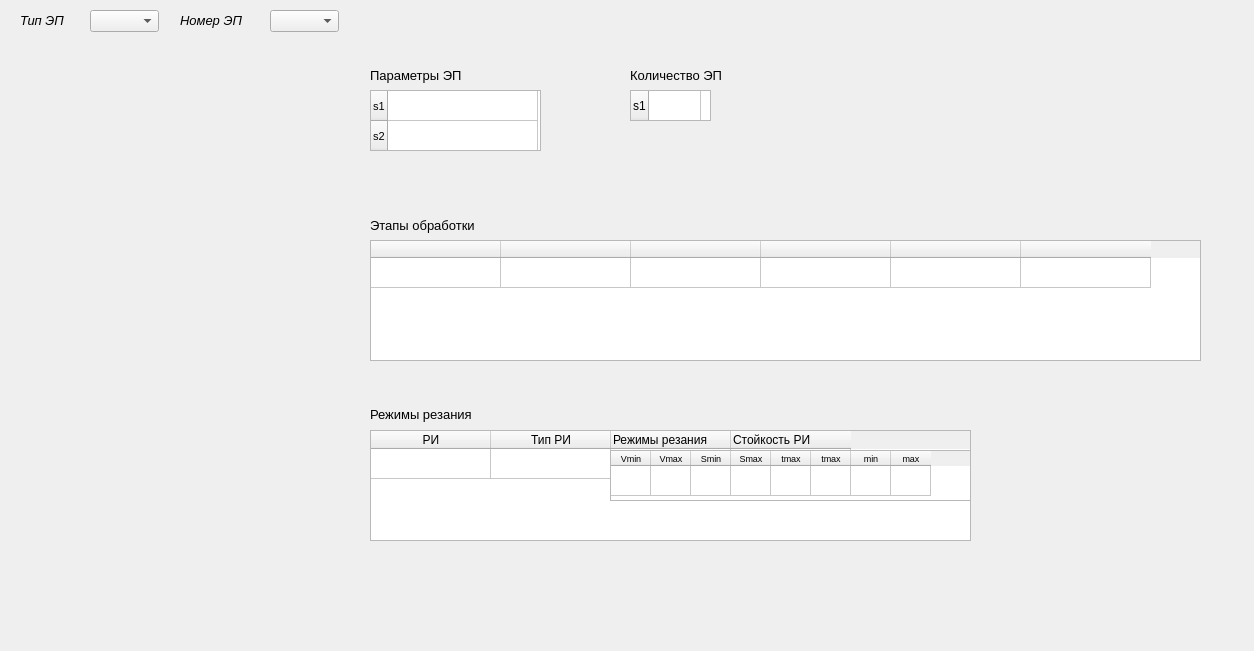
<?xml version="1.0" encoding="UTF-8"?>
<ui version="4.0">
 <class>ElementarySurfaceTab</class>
 <widget class="QWidget" name="ElementarySurfaceTab">
  <property name="geometry">
   <rect>
    <x>0</x>
    <y>0</y>
    <width>1254</width>
    <height>651</height>
   </rect>
  </property>
  <property name="windowTitle">
   <string>Form</string>
  </property>
  <widget class="QLabel" name="label_4">
   <property name="geometry">
    <rect>
     <x>370</x>
     <y>210</y>
     <width>291</width>
     <height>31</height>
    </rect>
   </property>
   <property name="font">
    <font>
     <pointsize>10</pointsize>
    </font>
   </property>
   <property name="text">
    <string>Этапы обработки</string>
   </property>
  </widget>
  <widget class="QLabel" name="label_2">
   <property name="geometry">
    <rect>
     <x>180</x>
     <y>10</y>
     <width>91</width>
     <height>21</height>
    </rect>
   </property>
   <property name="font">
    <font>
     <pointsize>10</pointsize>
     <italic>true</italic>
    </font>
   </property>
   <property name="text">
    <string>Номер ЭП</string>
   </property>
  </widget>
  <widget class="QTableWidget" name="tableWidget_2">
   <property name="geometry">
    <rect>
     <x>370</x>
     <y>240</y>
     <width>831</width>
     <height>121</height>
    </rect>
   </property>
   <property name="font">
    <font>
     <pointsize>8</pointsize>
    </font>
   </property>
   <property name="lineWidth">
    <number>3</number>
   </property>
   <property name="verticalScrollBarPolicy">
    <enum>Qt::ScrollBarAlwaysOff</enum>
   </property>
   <property name="horizontalScrollBarPolicy">
    <enum>Qt::ScrollBarAlwaysOff</enum>
   </property>
   <property name="sizeAdjustPolicy">
    <enum>QAbstractScrollArea::AdjustToContents</enum>
   </property>
   <property name="tabKeyNavigation">
    <bool>true</bool>
   </property>
   <property name="alternatingRowColors">
    <bool>false</bool>
   </property>
   <property name="textElideMode">
    <enum>Qt::ElideMiddle</enum>
   </property>
   <property name="showGrid">
    <bool>true</bool>
   </property>
   <property name="sortingEnabled">
    <bool>false</bool>
   </property>
   <property name="wordWrap">
    <bool>true</bool>
   </property>
   <property name="cornerButtonEnabled">
    <bool>true</bool>
   </property>
   <property name="rowCount">
    <number>1</number>
   </property>
   <attribute name="horizontalHeaderVisible">
    <bool>true</bool>
   </attribute>
   <attribute name="horizontalHeaderCascadingSectionResizes">
    <bool>true</bool>
   </attribute>
   <attribute name="horizontalHeaderDefaultSectionSize">
    <number>130</number>
   </attribute>
   <attribute name="horizontalHeaderHighlightSections">
    <bool>false</bool>
   </attribute>
   <attribute name="horizontalHeaderMinimumSectionSize">
    <number>44</number>
   </attribute>
   <attribute name="horizontalHeaderShowSortIndicator" stdset="0">
    <bool>false</bool>
   </attribute>
   <attribute name="horizontalHeaderStretchLastSection">
    <bool>false</bool>
   </attribute>
   <attribute name="verticalHeaderVisible">
    <bool>false</bool>
   </attribute>
   <attribute name="verticalHeaderCascadingSectionResizes">
    <bool>false</bool>
   </attribute>
   <attribute name="verticalHeaderDefaultSectionSize">
    <number>30</number>
   </attribute>
   <attribute name="verticalHeaderHighlightSections">
    <bool>false</bool>
   </attribute>
   <attribute name="verticalHeaderStretchLastSection">
    <bool>false</bool>
   </attribute>
   <row/>
   <column>
    <property name="text">
     <string/>
    </property>
    <property name="font">
     <font>
      <pointsize>8</pointsize>
     </font>
    </property>
   </column>
   <column>
    <property name="text">
     <string/>
    </property>
   </column>
   <column>
    <property name="text">
     <string/>
    </property>
   </column>
   <column>
    <property name="text">
     <string/>
    </property>
   </column>
   <column>
    <property name="text">
     <string/>
    </property>
   </column>
   <column>
    <property name="text">
     <string/>
    </property>
   </column>
   <item row="0" column="0">
    <property name="text">
     <string/>
    </property>
    <property name="flags">
     <set>ItemIsSelectable|ItemIsEditable|ItemIsDragEnabled|ItemIsUserCheckable|ItemIsEnabled</set>
    </property>
   </item>
   <item row="0" column="1">
    <property name="text">
     <string/>
    </property>
    <property name="flags">
     <set>ItemIsSelectable|ItemIsEditable|ItemIsDragEnabled|ItemIsUserCheckable|ItemIsEnabled</set>
    </property>
   </item>
   <item row="0" column="2">
    <property name="text">
     <string/>
    </property>
    <property name="flags">
     <set>ItemIsSelectable|ItemIsEditable|ItemIsDragEnabled|ItemIsUserCheckable|ItemIsEnabled</set>
    </property>
   </item>
   <item row="0" column="3">
    <property name="text">
     <string/>
    </property>
    <property name="flags">
     <set>ItemIsSelectable|ItemIsEditable|ItemIsDragEnabled|ItemIsUserCheckable|ItemIsEnabled</set>
    </property>
   </item>
   <item row="0" column="4">
    <property name="text">
     <string/>
    </property>
    <property name="flags">
     <set>ItemIsSelectable|ItemIsEditable|ItemIsDragEnabled|ItemIsUserCheckable|ItemIsEnabled</set>
    </property>
   </item>
   <item row="0" column="5">
    <property name="text">
     <string/>
    </property>
    <property name="flags">
     <set>ItemIsSelectable|ItemIsEditable|ItemIsDragEnabled|ItemIsUserCheckable|ItemIsEnabled</set>
    </property>
   </item>
  </widget>
  <widget class="QComboBox" name="comboBox">
   <property name="enabled">
    <bool>true</bool>
   </property>
   <property name="geometry">
    <rect>
     <x>90</x>
     <y>10</y>
     <width>69</width>
     <height>22</height>
    </rect>
   </property>
   <property name="font">
    <font>
     <pointsize>10</pointsize>
    </font>
   </property>
   <property name="toolTipDuration">
    <number>0</number>
   </property>
   <property name="editable">
    <bool>false</bool>
   </property>
   <property name="currentText">
    <string/>
   </property>
   <property name="currentIndex">
    <number>0</number>
   </property>
   <item>
    <property name="text">
     <string/>
    </property>
   </item>
  </widget>
  <widget class="QComboBox" name="comboBox_2">
   <property name="geometry">
    <rect>
     <x>270</x>
     <y>10</y>
     <width>69</width>
     <height>22</height>
    </rect>
   </property>
   <property name="font">
    <font>
     <pointsize>10</pointsize>
    </font>
   </property>
   <property name="currentText">
    <string/>
   </property>
   <property name="currentIndex">
    <number>-1</number>
   </property>
   <item>
    <property name="text">
     <string>1</string>
    </property>
   </item>
  </widget>
  <widget class="QLabel" name="label">
   <property name="geometry">
    <rect>
     <x>20</x>
     <y>10</y>
     <width>71</width>
     <height>21</height>
    </rect>
   </property>
   <property name="font">
    <font>
     <pointsize>10</pointsize>
     <italic>true</italic>
    </font>
   </property>
   <property name="text">
    <string>Тип ЭП</string>
   </property>
  </widget>
  <widget class="QTableWidget" name="tableWidget">
   <property name="geometry">
    <rect>
     <x>370</x>
     <y>90</y>
     <width>171</width>
     <height>61</height>
    </rect>
   </property>
   <property name="font">
    <font>
     <pointsize>8</pointsize>
    </font>
   </property>
   <property name="inputMethodHints">
    <set>Qt::ImhDigitsOnly</set>
   </property>
   <property name="verticalScrollBarPolicy">
    <enum>Qt::ScrollBarAlwaysOff</enum>
   </property>
   <property name="horizontalScrollBarPolicy">
    <enum>Qt::ScrollBarAlwaysOff</enum>
   </property>
   <property name="sizeAdjustPolicy">
    <enum>QAbstractScrollArea::AdjustToContents</enum>
   </property>
   <property name="cornerButtonEnabled">
    <bool>true</bool>
   </property>
   <attribute name="horizontalHeaderVisible">
    <bool>false</bool>
   </attribute>
   <attribute name="horizontalHeaderDefaultSectionSize">
    <number>150</number>
   </attribute>
   <attribute name="verticalHeaderVisible">
    <bool>true</bool>
   </attribute>
   <row>
    <property name="text">
     <string>s1</string>
    </property>
   </row>
   <row>
    <property name="text">
     <string>s2</string>
    </property>
   </row>
   <column>
    <property name="text">
     <string>123456</string>
    </property>
   </column>
   <item row="0" column="0">
    <property name="text">
     <string/>
    </property>
    <property name="flags">
     <set>ItemIsSelectable|ItemIsEditable|ItemIsUserCheckable|ItemIsEnabled</set>
    </property>
   </item>
   <item row="1" column="0">
    <property name="text">
     <string/>
    </property>
    <property name="flags">
     <set>ItemIsSelectable|ItemIsEditable|ItemIsUserCheckable|ItemIsEnabled</set>
    </property>
   </item>
  </widget>
  <widget class="QLabel" name="picLabel">
   <property name="geometry">
    <rect>
     <x>30</x>
     <y>100</y>
     <width>291</width>
     <height>351</height>
    </rect>
   </property>
   <property name="text">
    <string/>
   </property>
   <property name="scaledContents">
    <bool>true</bool>
   </property>
  </widget>
  <widget class="QTableWidget" name="tableWidget_3">
   <property name="geometry">
    <rect>
     <x>630</x>
     <y>90</y>
     <width>81</width>
     <height>31</height>
    </rect>
   </property>
   <property name="acceptDrops">
    <bool>false</bool>
   </property>
   <property name="autoFillBackground">
    <bool>false</bool>
   </property>
   <property name="sizeAdjustPolicy">
    <enum>QAbstractScrollArea::AdjustToContents</enum>
   </property>
   <property name="gridStyle">
    <enum>Qt::SolidLine</enum>
   </property>
   <property name="wordWrap">
    <bool>true</bool>
   </property>
   <property name="cornerButtonEnabled">
    <bool>true</bool>
   </property>
   <attribute name="horizontalHeaderVisible">
    <bool>false</bool>
   </attribute>
   <attribute name="horizontalHeaderDefaultSectionSize">
    <number>52</number>
   </attribute>
   <attribute name="horizontalHeaderHighlightSections">
    <bool>true</bool>
   </attribute>
   <attribute name="verticalHeaderVisible">
    <bool>true</bool>
   </attribute>
   <attribute name="verticalHeaderStretchLastSection">
    <bool>false</bool>
   </attribute>
   <row>
    <property name="text">
     <string>s1</string>
    </property>
   </row>
   <column>
    <property name="text">
     <string>123456</string>
    </property>
   </column>
  </widget>
  <widget class="QLabel" name="label_3">
   <property name="geometry">
    <rect>
     <x>370</x>
     <y>60</y>
     <width>91</width>
     <height>31</height>
    </rect>
   </property>
   <property name="font">
    <font>
     <pointsize>10</pointsize>
    </font>
   </property>
   <property name="text">
    <string>Параметры ЭП</string>
   </property>
  </widget>
  <widget class="QLabel" name="label_5">
   <property name="geometry">
    <rect>
     <x>630</x>
     <y>60</y>
     <width>121</width>
     <height>31</height>
    </rect>
   </property>
   <property name="font">
    <font>
     <pointsize>10</pointsize>
    </font>
   </property>
   <property name="text">
    <string>Количество ЭП</string>
   </property>
  </widget>
  <widget class="QTableWidget" name="tableWidget_4">
   <property name="geometry">
    <rect>
     <x>370</x>
     <y>430</y>
     <width>601</width>
     <height>111</height>
    </rect>
   </property>
   <property name="horizontalScrollBarPolicy">
    <enum>Qt::ScrollBarAlwaysOff</enum>
   </property>
   <attribute name="horizontalHeaderDefaultSectionSize">
    <number>120</number>
   </attribute>
   <attribute name="verticalHeaderVisible">
    <bool>false</bool>
   </attribute>
   <attribute name="verticalHeaderDefaultSectionSize">
    <number>30</number>
   </attribute>
   <row>
    <property name="text">
     <string>Новая строка</string>
    </property>
   </row>
   <column>
    <property name="text">
     <string>РИ</string>
    </property>
   </column>
   <column>
    <property name="text">
     <string>Тип РИ</string>
    </property>
   </column>
   <column>
    <property name="text">
     <string>Режимы резания</string>
    </property>
    <property name="textAlignment">
     <set>AlignLeft|AlignVCenter</set>
    </property>
   </column>
   <column>
    <property name="text">
     <string>Стойкость РИ</string>
    </property>
    <property name="textAlignment">
     <set>AlignLeft|AlignVCenter</set>
    </property>
   </column>
  </widget>
  <widget class="QTableWidget" name="tableWidget_5">
   <property name="geometry">
    <rect>
     <x>610</x>
     <y>450</y>
     <width>361</width>
     <height>51</height>
    </rect>
   </property>
   <property name="sizePolicy">
    <sizepolicy hsizetype="Expanding" vsizetype="Expanding">
     <horstretch>0</horstretch>
     <verstretch>0</verstretch>
    </sizepolicy>
   </property>
   <property name="verticalScrollBarPolicy">
    <enum>Qt::ScrollBarAsNeeded</enum>
   </property>
   <property name="horizontalScrollBarPolicy">
    <enum>Qt::ScrollBarAlwaysOff</enum>
   </property>
   <property name="showGrid">
    <bool>true</bool>
   </property>
   <attribute name="horizontalHeaderDefaultSectionSize">
    <number>40</number>
   </attribute>
   <attribute name="verticalHeaderVisible">
    <bool>false</bool>
   </attribute>
   <attribute name="verticalHeaderDefaultSectionSize">
    <number>30</number>
   </attribute>
   <row>
    <property name="text">
     <string>Новая строка</string>
    </property>
   </row>
   <column>
    <property name="text">
     <string>Vmin</string>
    </property>
    <property name="font">
     <font>
      <pointsize>7</pointsize>
     </font>
    </property>
   </column>
   <column>
    <property name="text">
     <string>Vmax</string>
    </property>
    <property name="font">
     <font>
      <pointsize>7</pointsize>
     </font>
    </property>
   </column>
   <column>
    <property name="text">
     <string>Smin</string>
    </property>
    <property name="font">
     <font>
      <pointsize>7</pointsize>
     </font>
    </property>
   </column>
   <column>
    <property name="text">
     <string>Smax</string>
    </property>
    <property name="font">
     <font>
      <pointsize>7</pointsize>
     </font>
    </property>
   </column>
   <column>
    <property name="text">
     <string>tmax</string>
    </property>
    <property name="font">
     <font>
      <pointsize>7</pointsize>
     </font>
    </property>
   </column>
   <column>
    <property name="text">
     <string>tmax</string>
    </property>
    <property name="font">
     <font>
      <pointsize>7</pointsize>
     </font>
    </property>
   </column>
   <column>
    <property name="text">
     <string>min</string>
    </property>
    <property name="font">
     <font>
      <pointsize>7</pointsize>
     </font>
    </property>
   </column>
   <column>
    <property name="text">
     <string>max</string>
    </property>
    <property name="font">
     <font>
      <pointsize>7</pointsize>
     </font>
    </property>
   </column>
  </widget>
  <widget class="QLabel" name="label_6">
   <property name="geometry">
    <rect>
     <x>370</x>
     <y>399</y>
     <width>241</width>
     <height>31</height>
    </rect>
   </property>
   <property name="font">
    <font>
     <pointsize>10</pointsize>
    </font>
   </property>
   <property name="text">
    <string>Режимы резания</string>
   </property>
  </widget>
 </widget>
 <resources/>
 <connections/>
</ui>
